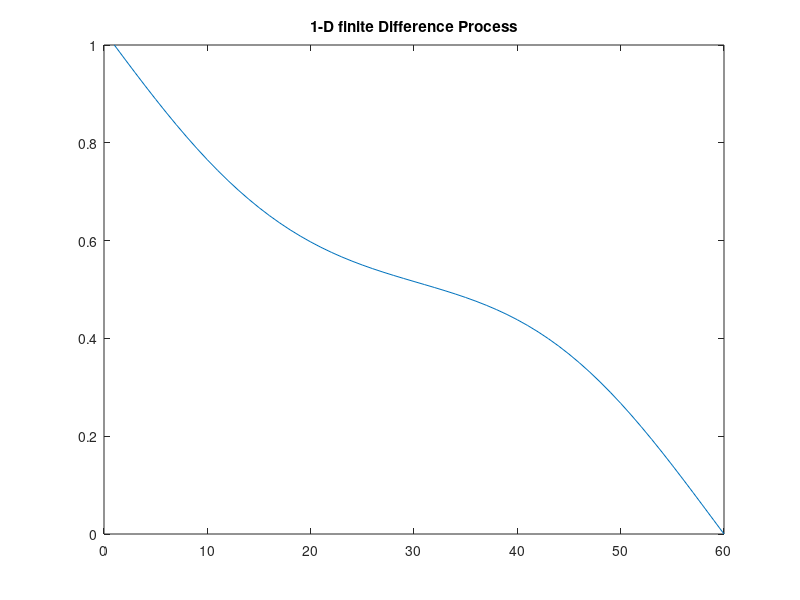

Source code (MATLAB): (Note: this script raises an error after producing the figure.)
%% ELEC 4700 Assignment 2: Finite Difference Method
% Student Name: Cyril Onyebuchie
% (ID: 101133448)

%% Introduction
% The MATLAB code is design to perform the Finite Difference Method to solve
% electrostatic potential in rectangular shape region with dimensions L*W 
% where dimensions ratio (L/W) is 3/2. 
% Firstly, the case V=Vo at x=0 & V=0 at x=L. The case is solved using
% MATLAB code as given below. 
% Then, the next parts are solved for other parameter such as V=Vo at x=0,
% x=L and V=0 at y=0, and y=W.
% All these results are calculated with analytical solution. The matrix
% form is used to solve the problems. The variables are assigned for the 
% boundary condtions so that it can be changed without any major change in
% the code. 

%% Question 1

clear all
clearvars -GLOBAL
format shortE
close all

% Input Parameters
sz = 20; % Rectangular size
Vbo = 1; % Voltage boundary conditions
Ln = 3*sz; % Recangle length
Wd = 2*sz; % Rectangle width
GM1=sparse(1, Ln); % Matrix to solve problem through iterations method
GM2=sparse(Wd, Ln); % Matrix to solve problem through iterations method
GM3=sparse(Wd, Ln); % Matrix to solve problem through Analytical method
BoCo1 = 0;      % Q1 Boundary condition
BoCo2 = Vbo;    % Q1 Boundary condition

iter = 100; % Number of iterations

%% Question 1 - Part (a)

fig1 = figure; 
GM1(Ln)= BoCo1; % Seting of boundary conditions (V=0 at x=L)
GM1(1)= BoCo2;  % Setting of boundary conditions (V=Vo at x=0)
GM1(2:Ln-1) = deal(0.5*(BoCo1+BoCo2));

figure(fig1)   % Plot figure

for steps =1:iter
    plot(GM1);
    title('1-D finite Difference Process')
    pause(0.01);
    for ite=2:Ln-1
        GM1(ite)= 1/2*(GM1(ite-1)+GM1(ite+1));
    end
end

%% Question 1 - Part (b)
% Now, the part of question 1 has been solved. Firstly, the analytical
% solution is done and then compared with the meshing. 

Ntrm=iter;
fig2=figure;

figure(fig2)
for ite = 1:Ln       
    for jd = 1:Wd
        GM3(jd,ite) = AnalyticalSolution(ite,jd,Vbo,Ln,Wd,Ntrm); 
    end
end
subplot(3,1,1);
surf(GM3);
title('Analytical Solution');
pause(0.01);

% Now, the 2D matrix is populated for new boundary conditions
% V = Vo at x = 0, x = L and V = 0 at y = 0, y = W

% For the average boundry conditions, populated
[GM2(1, 1), GM2(1, Ln), GM2(Wd, 1), GM2(Wd, Ln), ...  
    GM2(2 : Wd - 1, 2 : Ln - 1)] = deal (1/2*(BoCo1 + BoCo2));
[GM2(1, 2 : Ln-1), GM2(Wd, 2 : Ln-1)] = deal(BoCo1);
[GM2(2 : Wd-1, 1), GM2(2 : Wd-1, Ln)] = deal(BoCo2);

for step = 1:iter
    subplot(3,1,2);
    surf(GM2);
    title('Numerical Solution');
    subplot(3, 1, 3);
    surf(log(abs(GM2 - GM3)))
    set(gca, 'ZScale' , 'log')
    title('Difference in Numerical and Analytical Solution')
    pause(0.01);
    
    for ite = 2 : Ln-1
        for jd = 2:Wd-1
            GM2(jd, ite) = 0.25*(GM2(jd + 1, ite) + GM2(jd - 1, ite) + ...
                GM2(jd, ite + 1) + GM2(jd, ite - 1));
        end
    end
end

%% Conclusion Question 1
% It can be seen from the results that, the iteration method gives the 
% same result as the analytical method in 100 iterations. The error between
% the both methods is around -10E-2 that is error range to stop the
% analytical method. The results have also been tested for the iterations
% more than 100 but the results remain almost same without any big change.
% Thus, the numerical value is easier because this approximates to the
% actual result for the complex analytical problems. The process of meshing
% is also simple but it takes more time. The disadvantage of numerical
% method includes, this process is difficult for the non-rectangular and
% non-uniform geometric shapes. 

%% Question 2
% In this question, Finite Difference Method is used to solve current flow
% in rectangular shape having different resistivity and having higher
% resistivity outside as compared to the inside resitivity. The plots have
% been done for sigma(x, y), V(x, y) Ex, Ey, & J(x,y).

%% Input Parameters
% Bottle neck length is about 1/3 of total rectangular region length while 
% width is around 2/8 of total width.

cMp2 = ones(Ln,Wd); % Mapping for conductivity
LGp = Ln/3;         % Bottle nech length
WGp = 3*Wd/8;       % Width of boxes
sg = 10e-2;
[cMp2(floor((Ln - LGp)/2) : floor((Ln + LGp)/2), 1 : floor((Wd - WGp)/2)),...
    cMp2(floor((Ln - LGp)/2) : floor((Ln + LGp)/2), ...
    floor((Wd + WGp)/2) : Wd)] = deal(sg);

GM4 = sparse(Ln*Wd, Ln*Wd); 
BM3 = zeros(1, Ln*Wd);

[BM3(2 : Wd - 1), BM3((Ln - 1)*Wd + 1 : Ln*Wd- 1 )] = deal(BoCo2);
[BM3(1), BM3(Wd), BM3((Ln - 1)*Wd), BM3(Ln*Wd)] = deal(0.5*(BoCo1 + BoCo2)); 

for ite = 1 : Ln
    for jd = 1 : Wd
        n = jd + (ite - 1)*Wd;   
        if ite==1 || ite == Ln || jd == 1 || jd == Wd
            GM4(n,n)=1;
        else
            nxpp = jd + ite*Wd;
            nxmm = jd + (ite - 2)*Wd;
            nyp=n+1;
            nym=n-1;
            
            rxpp = 1/2*(cMp2(ite, jd) + cMp2(ite + 1, jd));
            rxmm = 1/2*(cMp2(ite, jd) + cMp2(ite - 1, jd));
            rypp = 1/2*(cMp2(ite, jd) + cMp2(ite, jd + 1));
            rymm = 1/2*(cMp2(ite, jd) + cMp2(ite, jd - 1));
            
            GM4(n, n) = -(rxpp + rxmm + rypp + rymm);
            GM4(n, nxpp) = rxpp;
            GM4(n, nxmm) = rxmm;
            GM4(n, nyp) = rypp;
            GM4(n, nym) = rymm;
        end    
    end
end

V2V=GM4\(BM3'); % Variable to get V(x,y) from conductivity map

V2Mp = zeros(Ln, Wd);

for ite = 1 : Ln
    for jd = 1 : Wd
        V2Mp(ite, jd) = V2V(jd + (ite - 1)*Wd);
    end
end

eXs = zeros(Ln, Wd);
eYs = zeros(Ln, Wd);

for ite = 1 : Ln
    for jd = 1 : Wd
        if ite == 1
            eXs(ite,jd) = V2Mp(ite + 1, jd) - V2Mp(ite, jd);
        elseif ite == Ln
            eXs(ite, jd) = V2Mp(ite,jd) - V2Mp(ite - 1, jd);
        else
            eXs(ite, jd) = (V2Mp(ite + 1, jd) - V2Mp(ite - 1, jd))*0.5;
        end
        if jd == 1
            eYs(ite,jd) = V2Mp(ite,jd+1)-V2Mp(ite,jd);
        elseif jd == Wd
            eYs(ite,jd) = V2Mp(ite,jd)-V2Mp(ite,jd-1);
        else
            eYs(ite,jd) = (V2Mp(ite,jd+1)-V2Mp(ite,jd-1))*0.5;
        end
    end
end

eXs=-eXs;
eYs=-eYs;

%% Current Density Vectors
% The current density vecots are designed.
JxD = cMp2.*eXs; % X value for Current Density
JyD = cMp2.*eYs; % Y value for Current Density 

pointSampl = 3;
[x, y]= meshgrid(1:floor(Wd/pointSampl),1:floor(Ln/pointSampl));
x = pointSampl*x - pointSampl + 1;
y = pointSampl*y - pointSampl + 1;

eXSamp = zeros(floor(Ln/pointSampl),floor(Wd/pointSampl));
eYSamp = zeros(floor(Ln/pointSampl),floor(Wd/pointSampl));
JxSamp = zeros(floor(Ln/pointSampl),floor(Wd/pointSampl));
JySamp = zeros(floor(Ln/pointSampl),floor(Wd/pointSampl));

for ite=1:floor(Ln/pointSampl)
    for jd = 1:floor(Wd/pointSampl)
        eXSamp(ite,jd)=eXs(pointSampl*ite,pointSampl*jd);
        eYSamp(ite,jd)=eYs(pointSampl*ite,pointSampl*jd);
        JxSamp(ite,jd)=JxD(pointSampl*ite,pointSampl*jd);
        JySamp(ite,jd)=JyD(pointSampl*ite,pointSampl*jd);
    end
end

%% Plot Question 2 - Part(a)
% This section plots conductivity sigma(x,y), V(x,y), E(x,y), and J(x,y).

f3=figure;
figure(f3)
subplot(2,2,1)
surface(cMp2');
title('Conductivity');
subplot(2,2,2)
surface(V2Mp');
title('Voltage Vx,Vy');
subplot(2,2,3)
quiver(y,x,eXSamp,eYSamp,10);
title('Electric Field, Ex,Ey');
subplot(2,2,4)
quiver(y,x,JxSamp,JySamp,10);
title('Current Density, Jx,Jy');

%% Question 2 - Part (b)
% The function has been created to take inputs and meshing is also changed
% to check the effect on results. Mesh density is passed through the
% functions to plot results. 

% It is with the meshing size double of standard set.
Plotconductivity(40, 10e-2, 3);

% It is meshing size triple of standard set.
Plotconductivity(80, 10e-2, 3);

% It is meshing size half of standard set.
Plotconductivity(10, 10e-2, 3);

%% Question 2 - Part (c)
% Here, the bottle neck size and conductivity will be same but different dimmensions.
% The plot is done for different sizes of bottle neck such as normal, 
% longer and narrower bottle necks. This is done by passing the values to
% functions as done in the following. 

Plotconductivity(100, 10e-2, 3);

% It has longer bottle neck

Plotconductivity2(100, 10e-2, 3, 0.5, 0.375);

% It has narrower bottle neck
Plotconductivity2(100, 10e-2, 3, 0.3333, 0.5);

%% Question 2 - Part (d)
% Now, the results with differnce resitivity are compared inside of the
% box. The results obtained by applying difference method are  very close
% as required. The method has tested with different levels of restiveity
% such as higher and lower resistivity. The function is designed to show
% shorten code and re-use the code by calling function as done in the
% follwoing. 

% It is with higher resistivity as compared to the original
Plotconductivity(20, 10, 3);

% It is with lower resistivity as compared to the original
Plotconductivity(20, 10e-5, 3);